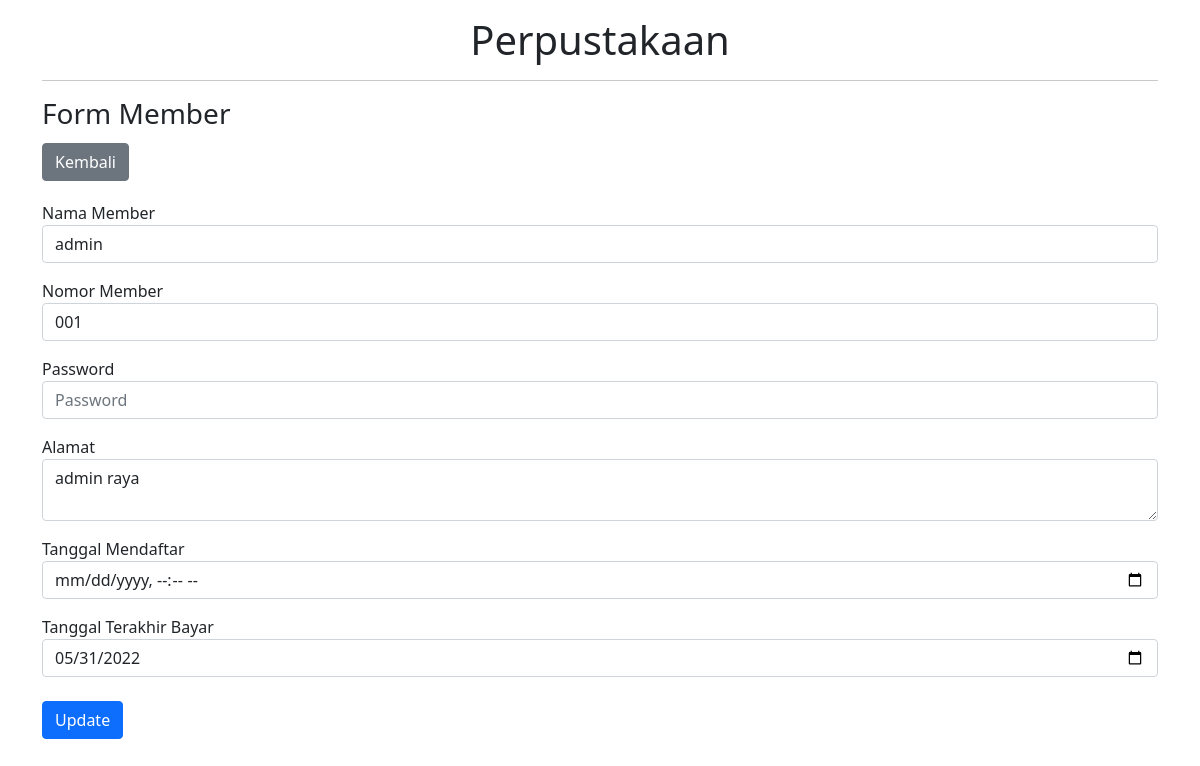
/FormMember.php?id_member=15 (signed in), run on the app's committed database.
### tables this page shows
CREATE TABLE `member` (
  `id_member` int(11) NOT NULL,
  `nama_member` varchar(250) NOT NULL,
  `nomor_member` varchar(15) NOT NULL,
  `password` varchar(50) NOT NULL,
  `alamat` text NOT NULL,
  `tgl_mendaftar` datetime NOT NULL,
  `tgl_terakhir_bayar` date NOT NULL
);

### Koneksi.php (called while the page is built)
<?php
    function koneksi(){
        $host="localhost";
        $database="perpustakaan";
        $user="root";
        $pass="";
        try{
            $koneksi = new PDO("mysql:host=$host;dbname=$database","$user","$pass");
        }catch(PDOException $e){
            echo "Koneksi Gagal <br/>".$e->getMessage();
        }
        return $koneksi;
    }
?>

### FormMember.php (the view, shortened to what this page needs)
<?php
require('Model.php');
if (isset($_GET['id_member'])) {
    editMember();
}
if (isset($_SESSION['nomor_member'])) :
?>
    <!DOCTYPE html>
    <html lang="en">
    <head>
        <link href="https://cdn.jsdelivr.net/npm/bootstrap@5.1.3/dist/css/bootstrap.min.css" rel="stylesheet">
    </head>
    <body>
        <div class="container">
            <div class="result">
                <div class="col-md-12 py-3">
                    <h1>Perpustakaan</h1>
                    <hr>
                    <h3>Form Member</h3>
                    <a class="btn btn-secondary my-1" href='Member.php'><i class=" fa fa-home"></i>Kembali</a>
                    <form action="" method="post">
                        <div class="mb-3">
                            <label for="nama_member">Nama Member</label>
                            <input type="text" class="form-control" name="nama_member" id="nama_member" <?php echo (isset($_GET['id_member'])) ?  "value = '" . $result[0]["nama_member"] . "'" : "value = '' "; ?> placeholder="Nama Member" required>
                        </div>
                        <div class="mb-3">
                            <label for="nomor_member">Nomor Member</label>
                            <input type="text" class="form-control" name="nomor_member" id="nomor_member" <?php echo (isset($_GET['id_member'])) ?  "value = '" . $result[0]["nomor_member"] . "'" : "value = '' "; ?> placeholder="Nomor Member" required>
                        </div>
                        <div class="mb-3">
                            <label for="nomor_member">Password</label>
                            <input type="password" class="form-control" name="password" id="password" value ="" placeholder="Password" required>
                        </div>
                        <div class="mb-3">
                            <label for="alamat">Alamat</label>
                            <textarea class="form-control" name="alamat" id="alamat" results="3" required><?php echo (isset($_GET['id_member'])) ? $result[0]["alamat"] : ""; ?></textarea>
                        </div>
                        <div class="mb-3">
                            <label for="tgl_mendaftar">Tanggal Mendaftar</label>
                            <input type="datetime-local" class="form-control" name="tgl_mendaftar" id="tgl_mendaftar" <?php echo (isset($_GET['id_member'])) ?  "value = " . $result[0]["tgl_mendaftar"] . "" : "value = '' "; ?> placeholder="Tanggal Mendaftar" required>
                        </div>
                        <div class="mb-3">
                            <label for="tgTerakhirBayar">Tanggal Terakhir Bayar</label>
                            <input type="date" class="form-control" name="tgl_terakhir_bayar" id="tgl_terakhir_bayar" <?php echo (isset($_GET['id_member'])) ?  "value = '" . $result[0]["tgl_terakhir_bayar"] . "'" : "value = '' "; ?> placeholder="Tanggal Terakhir Bayar" required>
                        </div>
                        <?php
                        if (isset($_GET['id_member'])) {
                            echo " <button type=\"submit\" name=\"update\" class=\"btn btn-primary my-2\">Update</button>";
                        } else {
                            echo " <button type=\"submit\" name=\"submit\" class=\"btn btn-primary my-2\">Tambah</button>";
                        }
                        ?>
                    </form>
    </body>
    </html>
<?php
else :
    header("location:ErrorPage.php");
endif;
?>

### FormMember.php (style rules this page uses)
h1 { text-align: center; }

### data on the page
member: nama_member "admin", nomor_member "001", alamat "admin raya", tgl_terakhir_bayar "05/31/2022"
